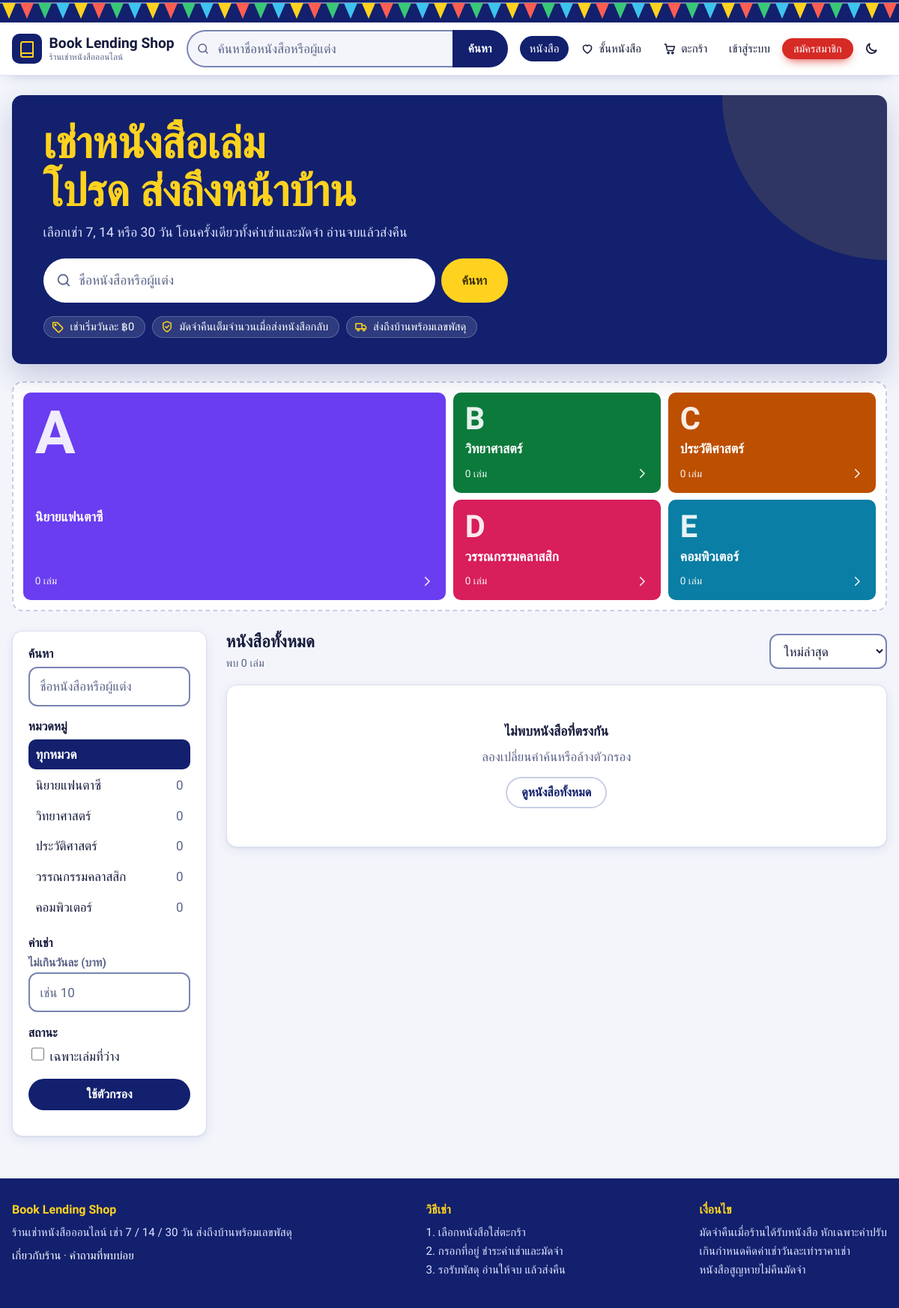
The page / on the database its author committed.
### tables this page shows
CREATE TABLE IF NOT EXISTS lib_categories (
  category_id INT UNSIGNED NOT NULL AUTO_INCREMENT,
  name        VARCHAR(80) NOT NULL,
  PRIMARY KEY (category_id),
  UNIQUE KEY uq_lib_categories_name (name)
);

### auth.php (called while the page is built, shortened)
<?php
require __DIR__ . '/includes/helpers.php';
function h($v) { return htmlspecialchars((string)$v, ENT_QUOTES, 'UTF-8'); }

### includes/discover.php (called while the page is built, shortened)
<?php if (!function_exists('h')) { http_response_code(403); exit; }
function newest_ids($conn) {
    static $ids = null;
    if ($ids === null) {
        $ids = [];
        $res = mysqli_query($conn, 'SELECT book_id FROM lib_books ORDER BY book_id DESC LIMIT 6');
    }
    return $ids;
}
function discover_books($conn, $where, $types, $params, $order, $limit = 12, $offset = 0) {
    $sql = 'SELECT b.book_id, b.title, b.author, b.isbn, b.rent_per_day, b.copies_available, b.category_id, c.name, COALESCE(r.a, 0), COALESCE(r.n, 0)
            FROM lib_books b JOIN lib_categories c ON c.category_id = b.category_id
            LEFT JOIN (SELECT book_id, AVG(rating) a, COUNT(*) n FROM lib_reviews GROUP BY book_id) r ON r.book_id = b.book_id
            LEFT JOIN (SELECT book_id, COUNT(*) n FROM lib_loans WHERE status <> \'pending\' GROUP BY book_id) lc ON lc.book_id = b.book_id
            WHERE ' . $where . ' ORDER BY ' . $order . ' LIMIT ? OFFSET ?';
    $stmt = mysqli_prepare($conn, $sql);
    $params[] = (int)$limit; $params[] = (int)$offset;
    mysqli_stmt_bind_param($stmt, $types . 'ii', ...$params);
    mysqli_stmt_execute($stmt);
    $new = newest_ids($conn);
    $rows = [];
    return $rows;
}
    ob_start(); ?>

### index.php (the view, shortened to what this page needs)
<?php
require 'auth.php'; require 'config/db.php'; require_once 'includes/discover.php';
$q = is_string($_GET['q'] ?? '') ? mb_substr(trim($_GET['q'] ?? ''), 0, 100) : '';
$cat = is_string($_GET['category'] ?? '') ? max(0, (int)$_GET['category']) : 0;
$avail = (($_GET['avail'] ?? '') === '1') ? 1 : 0;
$maxIn = $_GET['maxprice'] ?? '';
$maxprice = (is_string($maxIn) && is_numeric($maxIn) && $maxIn > 0) ? round(min((float)$maxIn, 9999), 2) : 0.0;
$maxText = $maxprice > 0 ? rtrim(rtrim(number_format($maxprice, 2, '.', ''), '0'), '.') : '';
$sorts = ['new' => ['ใหม่ล่าสุด', 'b.book_id DESC'], 'price_asc' => ['ราคาเช่าต่ำ → สูง', 'b.rent_per_day ASC, b.title'],
          'price_desc' => ['ราคาเช่าสูง → ต่ำ', 'b.rent_per_day DESC, b.title'], 'title' => ['ชื่อ A → Z', 'b.title ASC'],
          'rating' => ['รีวิวดีที่สุด', 'COALESCE(r.a, 0) DESC, COALESCE(r.n, 0) DESC, b.title'], 'rented' => ['เช่าบ่อยที่สุด', 'COALESCE(lc.n, 0) DESC, b.title']];
$sortIn = is_string($_GET['sort'] ?? '') ? ($_GET['sort'] ?? '') : '';
$sort = isset($sorts[$sortIn]) ? $sortIn : 'new';
$perPage = 12;
$page = max(1, is_string($_GET['page'] ?? '') ? (int)$_GET['page'] : 1);
$like = '%' . addcslashes($q, '%_\\') . '%';
$cats = [];
$res = mysqli_query($conn, 'SELECT c.category_id, c.name, COUNT(b.book_id) FROM lib_categories c LEFT JOIN lib_books b ON b.category_id = c.category_id GROUP BY c.category_id, c.name ORDER BY c.category_id');
while ($res && ($row = mysqli_fetch_row($res))) $cats[] = $row;
$minRent = 0;
$res = mysqli_query($conn, 'SELECT MIN(rent_per_day) FROM lib_books');
if ($res && ($row = mysqli_fetch_row($res))) $minRent = (float)$row[0];
$where = '(CHAR_LENGTH(?) = 0 OR b.title LIKE ? OR b.author LIKE ?) AND (? = 0 OR b.category_id = ?) AND (? = 0 OR b.copies_available > 0) AND (? = 0 OR b.rent_per_day <= ?)';
$types = 'sssiiidd';
$params = [$q, $like, $like, $cat, $cat, $avail, $maxprice, $maxprice];
$stmt = mysqli_prepare($conn, "SELECT COUNT(*) FROM lib_books b WHERE $where");
mysqli_stmt_bind_param($stmt, $types, ...$params);
mysqli_stmt_execute($stmt);
mysqli_stmt_bind_result($stmt, $total);
$books = discover_books($conn, $where, $types, $params, $sorts[$sort][1], $perPage, ($page - 1) * $perPage);
function url_with($changes) {
    global $q, $cat, $avail, $sort, $maxText;
    $p = array_merge(['q' => $q, 'category' => $cat, 'avail' => $avail, 'sort' => $sort === 'new' ? '' : $sort, 'maxprice' => $maxText], $changes);
    return 'index.php?' . http_build_query(array_filter($p, function ($v) { return $v !== '' && $v !== 0 && $v !== '0'; }));
}
$filtered = $q !== '' || $cat > 0 || $avail || $maxprice > 0;
require 'includes/header.php';
?>
<?php if (!$filtered && $page === 1): ?>
<section class="banner" aria-labelledby="hall-title">
  <h1 id="hall-title">เช่าหนังสือเล่มโปรด ส่งถึงหน้าบ้าน</h1>
  <p>เลือกเช่า 7, 14 หรือ 30 วัน โอนครั้งเดียวทั้งค่าเช่าและมัดจำ อ่านจบแล้วส่งคืน</p>
  <form class="desk" action="index.php" method="get" role="search">
    <?= icon('search', 22) ?>
    <input type="text" id="dq" name="q" placeholder="ชื่อหนังสือหรือผู้แต่ง" maxlength="100" autocomplete="off" data-suggest>
    <button type="submit" class="btn btn-yellow">ค้นหา</button>
  </form>
  <ul class="perks">
    <li><?= icon('tag', 18) ?>เช่าเริ่มวันละ ฿<?= h(rtrim(rtrim(money($minRent), '0'), '.')) ?></li>
    <li><?= icon('shield', 18) ?>มัดจำคืนเต็มจำนวนเมื่อส่งหนังสือกลับ</li>
    <li><?= icon('truck', 18) ?>ส่งถึงบ้านพร้อมเลขพัสดุ</li>
  </ul>
</section>
<?php endif; ?>
<nav aria-label="ผังงานหนังสือ แบ่งตามหมวด">
  <div class="floor">
    <?php foreach ($cats as $c): $on = $cat === (int)$c[0]; ?>
    <a class="zone <?= zone_class($c[0]) ?><?= $on ? ' on' : '' ?>" href="<?= $on ? 'index.php#catalogue' : 'index.php?category=' . (int)$c[0] . '#catalogue' ?>"<?= $on ? ' aria-current="true"' : '' ?>>
      <span class="zl" aria-hidden="true"><?= h(zone_letter($c[0])) ?></span>
      <span class="zn"><?= h($c[1]) ?></span>
      <span class="zc"><span><?= (int)$c[2] ?> เล่ม</span><?= icon($on ? 'x' : 'chevron', 18) ?></span>
    </a>
    <?php endforeach; ?>
  </div>
</nav>
<div class="layout-2" id="catalogue">
  <aside class="card filters" aria-label="ตัวกรอง">
    <form action="index.php" method="get">
      <h3>ค้นหา</h3>
      <div class="field"><label class="sr-only" for="fq">ค้นหา</label><input type="text" id="fq" name="q" maxlength="100" autocomplete="off" value="<?= h($q) ?>" placeholder="ชื่อหนังสือหรือผู้แต่ง" data-suggest></div>
      <h3>หมวดหมู่</h3>
      <ul class="cat-list">
        <li><a href="<?= h(url_with(['category' => '', 'page' => ''])) ?>" class="<?= $cat === 0 ? 'on' : '' ?>">ทุกหมวด</a></li>
        <?php foreach ($cats as $c): ?><li><a href="<?= h(url_with(['category' => $c[0], 'page' => ''])) ?>" class="<?= $cat === (int)$c[0] ? 'on' : '' ?>"><span><?= h($c[1]) ?></span><span class="muted"><?= (int)$c[2] ?></span></a></li><?php endforeach; ?>
      </ul>
      <h3>ค่าเช่า</h3>
      <div class="field"><label for="mp" class="small muted">ไม่เกินวันละ (บาท)</label><input type="number" id="mp" name="maxprice" min="1" max="9999" step="1" inputmode="numeric" value="<?= h($maxText) ?>" placeholder="เช่น 10"></div>
      <h3>สถานะ</h3>
      <label><input type="checkbox" name="avail" value="1"<?= $avail ? ' checked' : '' ?>> เฉพาะเล่มที่ว่าง</label>
      <p style="margin-top:1rem"><button type="submit" class="btn btn-primary btn-block">ใช้ตัวกรอง</button></p>
    </form>
  </aside>
  <section aria-labelledby="list-title">
    <div class="toolbar">
      <div><h2 id="list-title" style="margin:0"><?= $filtered ? 'ผลการค้นหา' : 'หนังสือทั้งหมด' ?></h2><span class="muted small">พบ <?= (int)$total ?> เล่ม</span></div>
      <form action="index.php" method="get" class="inline-form">
        <select id="sort" name="sort" data-autosubmit><?php foreach ($sorts as $key => $s): ?><option value="<?= h($key) ?>"<?= $sort === $key ? ' selected' : '' ?>><?= h($s[0]) ?></option><?php endforeach; ?></select>
      </form>
    </div>
    <?php if (!$books): ?>
    <div class="card empty"><h3>ไม่พบหนังสือที่ตรงกัน</h3><p>ลองเปลี่ยนคำค้นหรือล้างตัวกรอง</p><a class="btn btn-outline" href="index.php">ดูหนังสือทั้งหมด</a></div>
    <?php endif; ?>
  </section>
</div>
<?php require 'includes/footer.php'; ?>

### includes/helpers.php (shortened to what this page needs)
<?php
function money($n) { return number_format((float)$n, 2); }
function zone_of($categoryId) { return (((int)$categoryId - 1) % 5 + 5) % 5 + 1; }
function zone_class($categoryId) { return 'z' . zone_of($categoryId); }
function zone_letter($categoryId) { return chr(64 + zone_of($categoryId)); }
function icon($name, $size = 20) {
    $name = preg_replace('/[^a-z0-9-]/', '', (string)$name); $size = (int)$size;
    return '<svg class="ic" width="' . $size . '" height="' . $size . '" aria-hidden="true" focusable="false"><use href="assets/icons.svg#' . $name . '"/></svg>';
}

### assets/css/discover.css (style rules this page uses)
.banner { overflow: visible; }
.banner::after { right: 0; top: 0; width: 220px; height: 220px; border-radius: 0 var(--radius) 0 100%; opacity: .12; pointer-events: none; }
.banner h1 { max-width: 20ch; }
.desk .btn { flex: none; }
.perks { margin-top: .2rem; }
.desk { position: relative; }
.zone .zn { font-size: 1.1rem; }
#catalogue { scroll-margin-top: 6rem; margin-top: 1rem; }
.filters .field { margin-bottom: .4rem; }

### rows shown on the page
lib_categories: category_id "A", name "นิยายแฟนตาซี", c "0", $size 18 (drawn)
lib_categories: category_id "B", name "วิทยาศาสตร์", c "0", $size 18 (drawn)
lib_categories: category_id "C", name "ประวัติศาสตร์", c "0", $size 18 (drawn)
lib_categories: category_id "D", name "วรรณกรรมคลาสสิก", c "0", $size 18 (drawn)
lib_categories: category_id "E", name "คอมพิวเตอร์", c "0", $size 18 (drawn)

### other values the page prints
rtrim(rtrim(money($minRent), '0'), '.') "0"
$total "0"
form field sort "ใหม่ล่าสุด"
